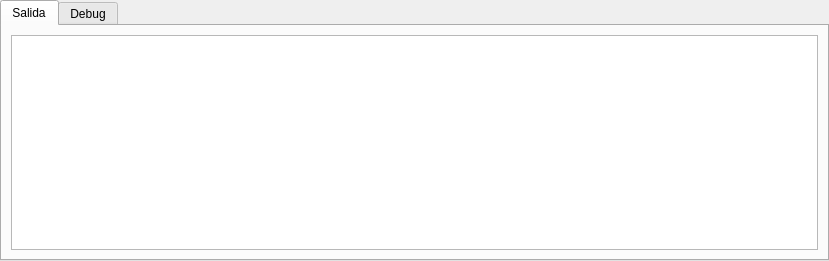
<?xml version="1.0" encoding="UTF-8"?>
<ui version="4.0">
 <class>MessagesForm</class>
 <widget class="QWidget" name="MessagesForm">
  <property name="geometry">
   <rect>
    <x>0</x>
    <y>0</y>
    <width>829</width>
    <height>261</height>
   </rect>
  </property>
  <property name="windowTitle">
   <string>Form</string>
  </property>
  <layout class="QGridLayout" name="gridLayout">
   <property name="leftMargin">
    <number>0</number>
   </property>
   <property name="topMargin">
    <number>0</number>
   </property>
   <property name="rightMargin">
    <number>0</number>
   </property>
   <property name="bottomMargin">
    <number>0</number>
   </property>
   <item row="0" column="0">
    <widget class="QTabWidget" name="tabWidget_messages">
     <property name="currentIndex">
      <number>0</number>
     </property>
     <widget class="QWidget" name="tab_output">
      <attribute name="title">
       <string>Salida</string>
      </attribute>
      <layout class="QGridLayout" name="gridLayout_2">
       <item row="0" column="0">
        <widget class="QTextBrowser" name="textBrowser_output"/>
       </item>
      </layout>
     </widget>
     <widget class="QWidget" name="tab_debug">
      <attribute name="title">
       <string>Debug</string>
      </attribute>
      <layout class="QGridLayout" name="gridLayout_3">
       <item row="0" column="0">
        <widget class="QTextBrowser" name="textBrowser_debug"/>
       </item>
      </layout>
     </widget>
    </widget>
   </item>
  </layout>
 </widget>
 <resources/>
 <connections/>
</ui>
